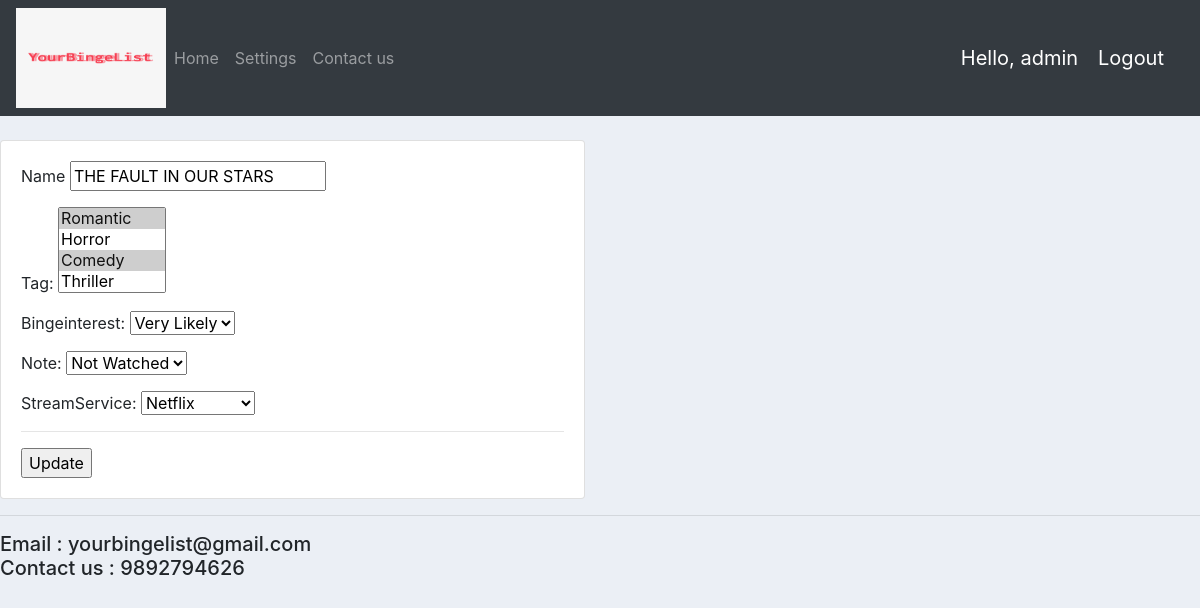
Before: /updateList/1/ (signed in) with the older database file.
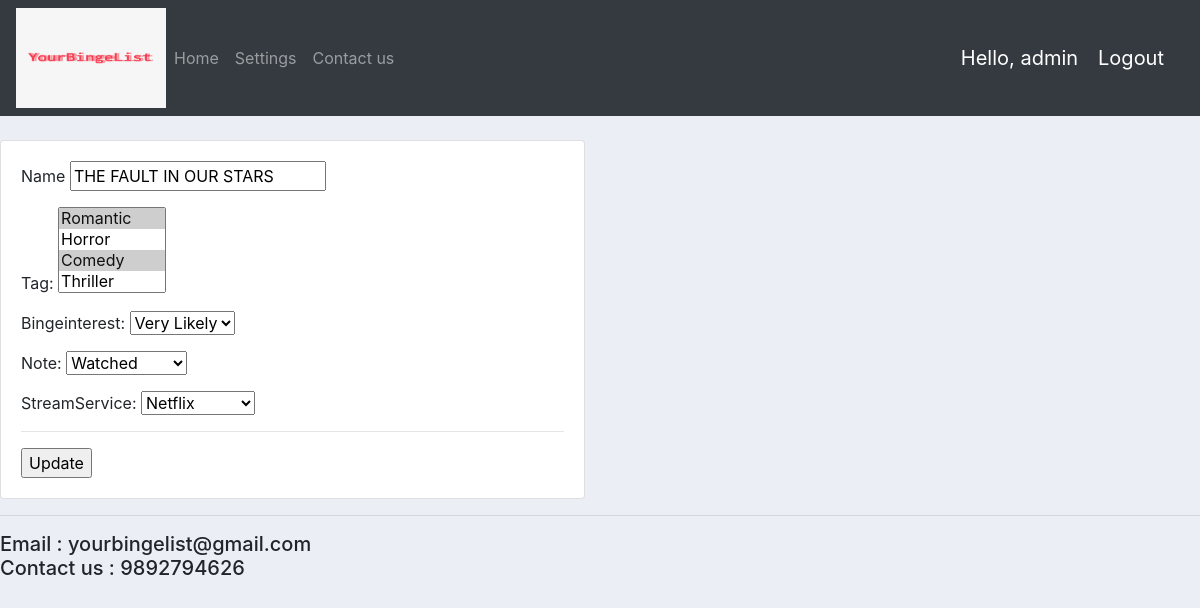
After: the same page with the newer database file.
### accounts/models.py (models this page shows, shortened)
class ListItem(models.Model):
    STREAMINGPARTNER=(
                         ('Netflix','Netflix'),
                         ('Prime Video','Prime Video'),
                         ('Hotstar','Hotstar'),
                         ('Voot','Voot'),
                         ('Disney+','Disney+'),
                         ('Zee 5','Zee 5'),
                         ('Other','Other')
    )
    BINGEINTEREST = (
        ('Very Likely', 'Very Likely'),
        ('Likely', 'Likely'),
        ('Maybe', 'Maybe')
    )
    STATUS=(
        ('Not Watched','Not Watched'),
        ('Watched','Watched')
    )
    customer = models.ForeignKey(Customer, on_delete=models.SET_NULL, null=True)
    name=models.CharField(max_length=200,null=True)
    tag=models.ManyToManyField(Tag)
    bingeinterest=models.CharField(max_length=50,null=True,choices=BINGEINTEREST)
    note=models.CharField(default='Not watched',max_length=50,null=True,choices=STATUS)
    streamService=models.CharField(max_length=200,null=True,choices=STREAMINGPARTNER)

### accounts/views.py (the view)
# urls.py: path('updateList/<str:pk>/', views.updateList, name='update_List'),
@login_required(login_url='login')
def updateList(request,pk):
    listitem = ListItem.objects.get(id=pk)
    form = UpdateForm(instance=listitem)
    if request.method == 'POST':
        form = UpdateForm(request.POST, instance=listitem)
        if form.is_valid()==True:
            form.save()
            return redirect('/')
    context = {'form': form}
    return render(request,'accounts/update_form.html',context)

### accounts/forms.py
class UpdateForm(ModelForm):
    class Meta:
        model=ListItem
        fields='__all__'
        exclude=['customer']

### accounts/models.py (called while the page is built)
        def __str__(self):
            return self.genre

### accounts/templates/accounts/update_form.html (shortened to what this page needs)
{% extends "accounts/main.html"%}
{% block content%}
<br>
<div class="row">
    <div class="col-md-6">
        <div class="card card-body">
            <form method="POST" action="">
                <p>{{ form.name.label }}
                    {{ form.name}}</p>
                <p>
                    {{ form.tag.label }}:
                    {{ form.tag}}
                </p>
                <p>
                    {{ form.bingeinterest.label }}:
                    {{ form.bingeinterest}}
                </p>
                <p>
                    {{ form.note.label }}:
                    {{ form.note}}
                </p>
                <p>
                    {{ form.streamService.label }}:
                    {{ form.streamService}}
                </p>
                <hr>
                <input type="submit" value="Update"/>
            </form>
        </div>
    </div>
</div>
{% endblock content %}

Changed rows visible on the page:
changed ListItem "THE FAULT IN OUR STARS": note "Not Watched" → "Watched"
